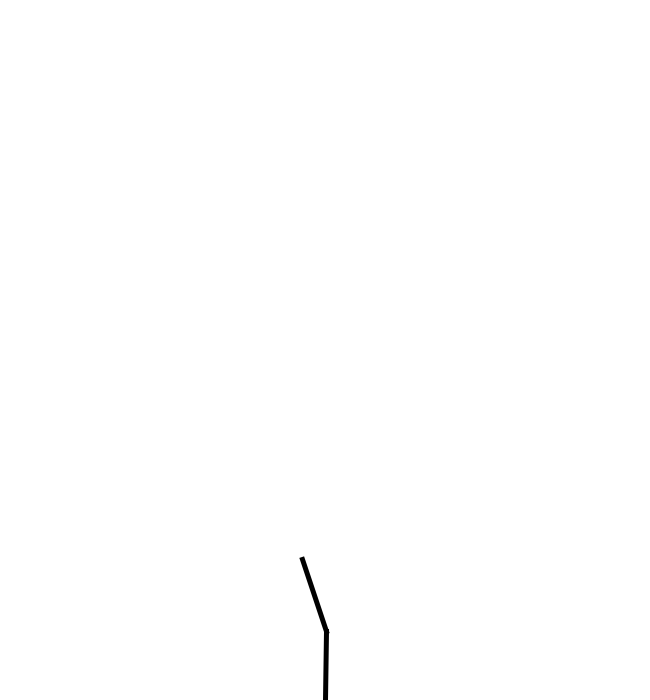
Frame 1 (no input)
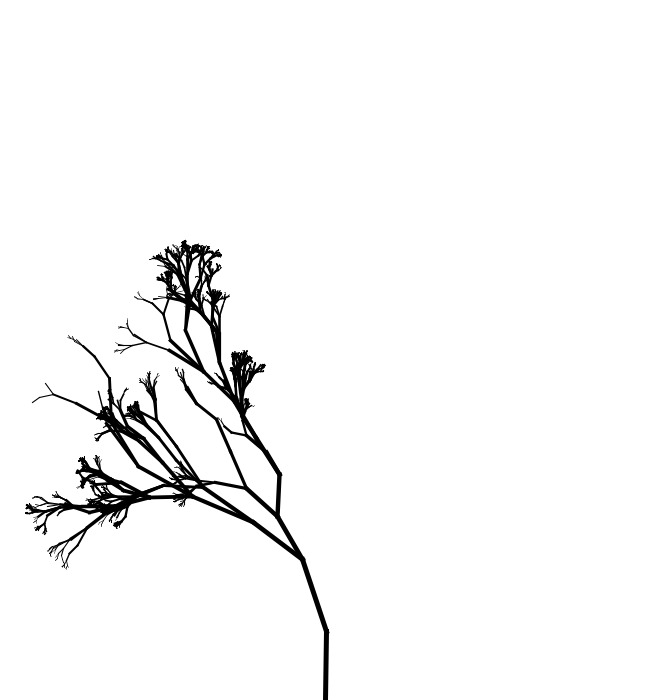
Frame 60 (the mouse pressed at the canvas centre just before this capture)
Frame 120 (the mouse held since frame 60 and released just before this capture): identical to frame 60, image omitted

The Processing sketch that drew these frames (run headless with seeded random() and noise(); from frame 60 on, the mouse is pressed at the canvas centre):

// Processing sketch: tree_fractal
// ── tree_fractal.pde
Stick firstStick;
ArrayList<Stick> tree;
int iteration = 0;
float scalefactormax = 0;
float strokeThick = 0;

int itermax = 15;              
float rotatemax = 0.625;            
float growprob = 0.6;          
float splitprob = 0.7;         
int splitmax = 2;              
float scalefactormin = 0.6;   
float scalefactormaxinit = 1.2;   
float scalefactorscale = 0.995;  
float strokeweightinit = 5;    
float strokescale = 0.3;       

void setup() {
  size(650, 700);
  background(255, 255, 255);
  stroke(0, 0, 0);
  strokeThick = strokeweightinit;
  strokeWeight(strokeThick);
  strokeCap(PROJECT);
  scalefactormax = scalefactormaxinit;
  firstStick = new Stick(width/2, height, new PVector(1, random(-120, -40)));
  tree = new ArrayList<Stick>();
  tree.add(firstStick);
  firstStick.display();
}

void draw() {
  if (keyPressed == true) {
    background(255, 255, 255);
    iteration = 0;
    scalefactormax = scalefactormaxinit;
    tree = new ArrayList<Stick>();
    firstStick = new Stick(width/2, height, new PVector(1, random(-120, -40)));
    tree.add(firstStick);
    firstStick.display();
    strokeThick = strokeweightinit;
    strokeWeight(strokeThick);
  }

  if (iteration <= itermax) {
    int end = tree.size();
    for (int i = 0; i < end; i++) {
      float grow = random(1);
      if (grow < growprob) {
        float split = random(1);
        if (split < splitprob) {
          for (int h = 0; h < round(random(1, splitmax)); h++) {
            tree.add(update(tree.get(i)));
            tree.get(tree.size() - 1).display();
          }
        }
        tree.add(update(tree.get(i)));
        tree.get(tree.size() - 1).display();    
        tree.remove(i);
      }
    }
    iteration++;
    strokeThick -= strokescale;
    strokeWeight(strokeThick);
  }
}

Stick update(Stick INstick) {
  Stick out;
  float rotatefactor = random(-rotatemax, rotatemax);
  float scalefactor = random(scalefactormin, scalefactormax);
  scalefactormax = scalefactormax * scalefactorscale;
  PVector dirnew = new PVector(INstick.direction.x, INstick.direction.y);
  dirnew = new PVector(dirnew.x * cos(rotatefactor) - dirnew.y * sin(rotatefactor), dirnew.x * sin(rotatefactor) + dirnew.y * cos(rotatefactor));
  dirnew.mult(scalefactor);
  out = new Stick(INstick.endx, INstick.endy, dirnew);
  return out;
}

class Stick {
  PVector direction;
  float startx;
  float starty;
  float endx;
  float endy;

  Stick(float INstartx, float INstarty, PVector INdirection) {
    direction = INdirection;
    startx = INstartx;
    starty = INstarty;
    endx = INstartx + INdirection.x;
    endy = INstarty + INdirection.y;
  }

  void display() {
    line(startx, starty, endx, endy);
  }
}

void mousePressed() {
  String filename = "tree_image_" + day() + "-" + month() + "-" + year() + "_" + hour() + "-" + minute() + "-" + second() + ".png";
  save(filename);
}
